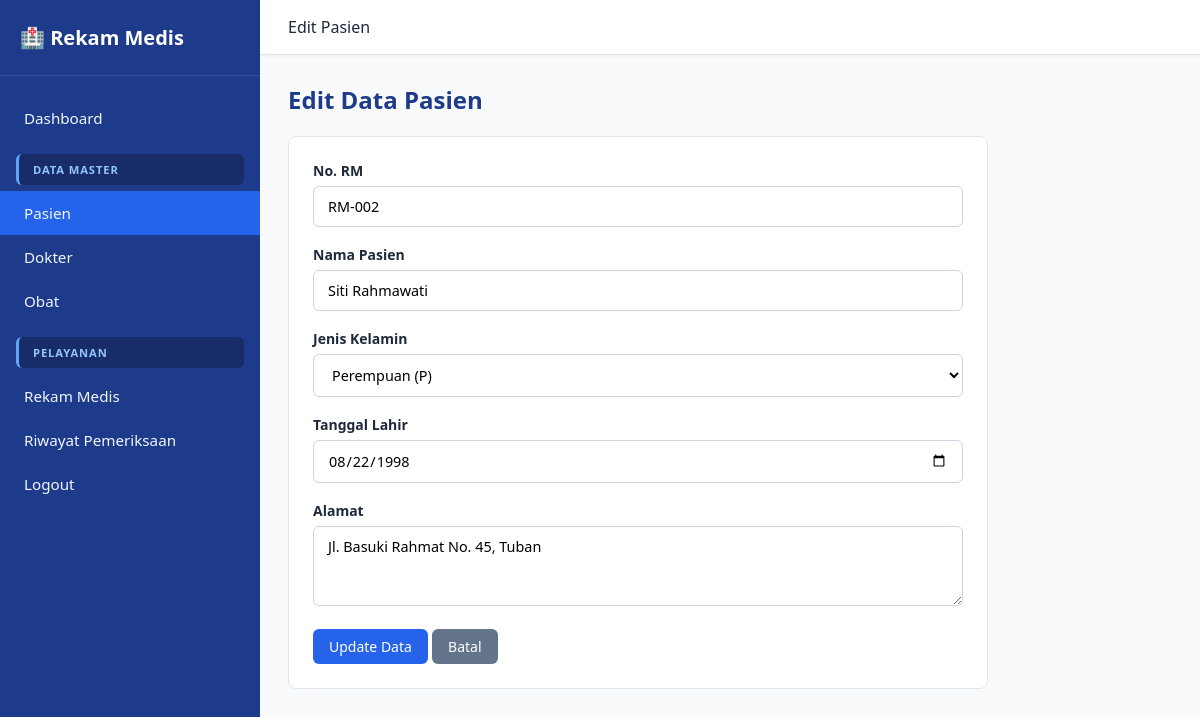
Screenshot of /pasien/edit.php?id=2 with the database file from the repository.
### tables this page shows
CREATE TABLE IF NOT EXISTS pasien (
    id_pasien INT AUTO_INCREMENT PRIMARY KEY,
    no_rm VARCHAR(20) NOT NULL,
    nama_pasien VARCHAR(100) NOT NULL,
    jenis_kelamin ENUM('L', 'P') NOT NULL,
    tanggal_lahir DATE NOT NULL,
    alamat TEXT NOT NULL
);

### pasien/edit.php (the view, shortened to what this page needs)
<?php
require_once '../koneksi.php';
$id = $_GET['id'] ?? null;
$stmt = mysqli_prepare($koneksi, "SELECT * FROM pasien WHERE id_pasien = ?");
mysqli_stmt_bind_param($stmt, "i", $id);
mysqli_stmt_execute($stmt);
$data = mysqli_fetch_assoc(mysqli_stmt_get_result($stmt));
?>
<!DOCTYPE html>
<html lang="id">
<head>
    <link rel="stylesheet" href="../assets/css/style.css">
</head>
<body>
    <aside class="sidebar" id="sidebar">
        <div class="sidebar-header">🏥 Rekam Medis</div>
        <ul class="sidebar-menu">
            <li><a href="../dashboard.php">Dashboard</a></li>
            <div class="menu-category">Data Master</div>
            <li><a href="index.php" class="active">Pasien</a></li>
            <li><a href="../dokter/index.php">Dokter</a></li>
            <li><a href="../obat/index.php">Obat</a></li>
            <div class="menu-category">Pelayanan</div>
            <li><a href="../rekam_medis/index.php">Rekam Medis</a></li>
            <li><a href="../riwayat/index.php">Riwayat Pemeriksaan</a></li>
            <li><a href="../logout.php">Logout</a></li>
        </ul>
    </aside>
    <div class="main-content">
        <nav class="navbar">
            <div>Edit Pasien</div>
        </nav>
        <main class="container">
            <h2>Edit Data Pasien</h2>
            <div class="form-box">
                <form action="update.php" method="POST">
                    <div class="form-group">
                        <label>No. RM</label>
                        <input type="text" name="no_rm" class="form-control" value="<?= htmlspecialchars($data['no_rm']); ?>" required>
                    </div>
                    <div class="form-group">
                        <label>Nama Pasien</label>
                        <input type="text" name="nama_pasien" class="form-control" value="<?= htmlspecialchars($data['nama_pasien']); ?>" required>
                    </div>
                    <div class="form-group">
                        <label>Jenis Kelamin</label>
                        <select name="jenis_kelamin" class="form-control" required>
                            <option value="P" <?= $data['jenis_kelamin'] == 'P' ? 'selected' : ''; ?>>Perempuan (P)</option>
                        </select>
                    </div>
                    <div class="form-group">
                        <label>Tanggal Lahir</label>
                        <input type="date" name="tanggal_lahir" class="form-control" value="<?= $data['tanggal_lahir']; ?>" required>
                    </div>
                    <div class="form-group">
                        <label>Alamat</label>
                        <textarea name="alamat" class="form-control" required><?= htmlspecialchars($data['alamat']); ?></textarea>
                    </div>
                    <button type="submit" class="btn btn-primary">Update Data</button>
                    <a href="index.php" class="btn btn-secondary">Batal</a>
                </form>
            </div>
        </main>
    </div>
</body>
</html>

### assets/css/style.css (style rules this page uses)
* { margin: 0; padding: 0; box-sizing: border-box; font-family: 'Segoe UI', Tahoma, Geneva, Verdana, sans-serif; }
body { background-color: #F8FAFC; color: #1E293B; display: flex; min-height: 100vh; }
.sidebar { width: 260px; background-color: #1E3A8A; color: #FFFFFF; transition: all 0.3s ease; display: flex; flex-direction: column; position: fixed; height: 100vh; z-index: 1000; }
.sidebar-header { padding: 24px 20px; font-size: 1.25rem; font-weight: bold; border-bottom: 1px solid rgba(255, 255, 255, 0.1); display: flex; align-items: center; gap: 10px; }
.sidebar-menu { list-style: none; padding: 20px 0; flex-grow: 1; }
.sidebar-menu li a { display: flex; align-items: center; padding: 12px 24px; color: #EFF6FF; text-decoration: none; font-size: 0.95rem; transition: background 0.2s; }
.sidebar-menu li a:hover, .sidebar-menu li a.active { background-color: #2563EB; }
.menu-category { padding: 8px 14px; margin: 14px 16px 6px 16px; font-size: 0.7rem; text-transform: uppercase; color: #93C5FD; font-weight: 700; letter-spacing: 0.08em; background-color: rgba(0, 0, 0, 0.25); border-radius: 6px; border-left: 3px solid #60A5FA; cursor: default; user-select: none; }
.main-content { margin-left: 260px; flex: 1; display: flex; flex-direction: column; min-width: 0; }
.navbar { background-color: #FFFFFF; padding: 16px 28px; display: flex; justify-content: space-between; align-items: center; box-shadow: 0 1px 3px rgba(0, 0, 0, 0.05); border-bottom: 1px solid #E2E8F0; }
.container { padding: 28px; }
h2 { color: #1E3A8A; margin-bottom: 20px; font-size: 1.5rem; }
.btn { display: inline-block; padding: 8px 16px; border-radius: 6px; text-decoration: none; font-size: 0.875rem; font-weight: 500; cursor: pointer; border: none; transition: opacity 0.2s; }
.btn-primary { background-color: #2563EB; color: #FFFFFF; }
.btn-secondary { background-color: #64748B; color: #FFFFFF; }
.form-box { background: #FFFFFF; padding: 24px; border-radius: 8px; border: 1px solid #E2E8F0; max-width: 700px; }
.form-group { margin-bottom: 18px; }
.form-group label { display: block; margin-bottom: 6px; font-size: 0.875rem; font-weight: 600; color: #1E293B; }
.form-control { width: 100%; padding: 10px 14px; border: 1px solid #CBD5E1; border-radius: 6px; font-size: 0.9rem; outline: none; background-color: #FFFFFF; }
textarea.form-control { resize: vertical; min-height: 80px; }

### rows the page displays
pasien: no_rm "RM-002", nama_pasien "Siti Rahmawati", jenis_kelamin "Perempuan (P)", tanggal_lahir "08/22/1998", alamat "Jl. Basuki Rahmat No. 45, Tuban"
